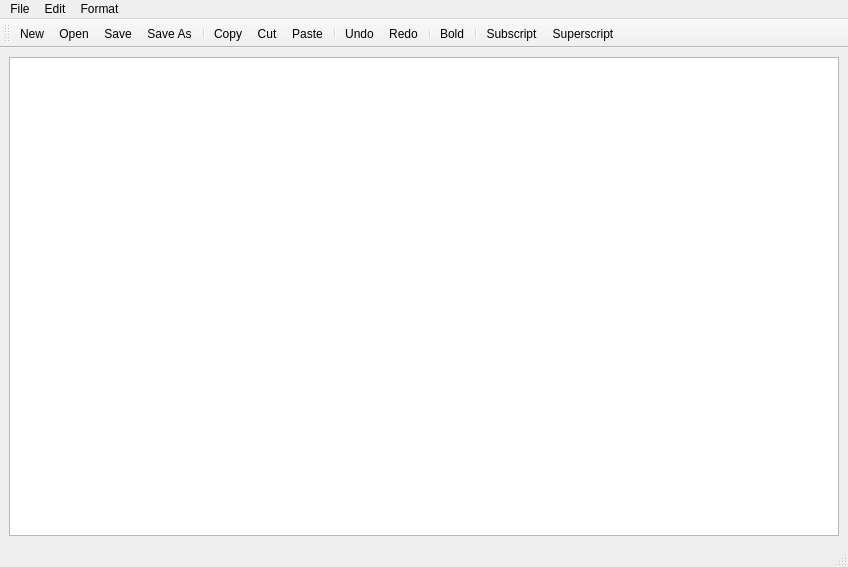
<?xml version="1.0" encoding="UTF-8"?>
<ui version="4.0">
 <class>MainWindow</class>
 <widget class="QMainWindow" name="MainWindow">
  <property name="geometry">
   <rect>
    <x>0</x>
    <y>0</y>
    <width>848</width>
    <height>567</height>
   </rect>
  </property>
  <property name="windowTitle">
   <string>MainWindow</string>
  </property>
  <widget class="QWidget" name="centralwidget">
   <layout class="QGridLayout" name="gridLayout">
    <item row="0" column="0">
     <widget class="QTextEdit" name="textEdit"/>
    </item>
   </layout>
  </widget>
  <widget class="QMenuBar" name="menubar">
   <property name="geometry">
    <rect>
     <x>0</x>
     <y>0</y>
     <width>848</width>
     <height>25</height>
    </rect>
   </property>
   <widget class="QMenu" name="menuFile">
    <property name="title">
     <string>File</string>
    </property>
    <addaction name="actionNew"/>
    <addaction name="actionOpen"/>
    <addaction name="separator"/>
    <addaction name="actionSave"/>
    <addaction name="actionSave_As"/>
   </widget>
   <widget class="QMenu" name="menuEdit">
    <property name="title">
     <string>Edit</string>
    </property>
    <addaction name="actionCopy"/>
    <addaction name="actionCut"/>
    <addaction name="actionPaste"/>
    <addaction name="separator"/>
    <addaction name="actionUndo"/>
    <addaction name="actionRedo"/>
   </widget>
   <widget class="QMenu" name="menuFormat">
    <property name="title">
     <string>Format</string>
    </property>
    <addaction name="actionBold"/>
    <addaction name="separator"/>
    <addaction name="actionSubscript"/>
    <addaction name="actionSuperscript"/>
   </widget>
   <addaction name="menuFile"/>
   <addaction name="menuEdit"/>
   <addaction name="menuFormat"/>
  </widget>
  <widget class="QStatusBar" name="statusbar"/>
  <widget class="QToolBar" name="toolBar">
   <property name="windowTitle">
    <string>toolBar</string>
   </property>
   <attribute name="toolBarArea">
    <enum>TopToolBarArea</enum>
   </attribute>
   <attribute name="toolBarBreak">
    <bool>false</bool>
   </attribute>
   <addaction name="actionNew"/>
   <addaction name="actionOpen"/>
   <addaction name="actionSave"/>
   <addaction name="actionSave_As"/>
   <addaction name="separator"/>
   <addaction name="actionCopy"/>
   <addaction name="actionCut"/>
   <addaction name="actionPaste"/>
   <addaction name="separator"/>
   <addaction name="actionUndo"/>
   <addaction name="actionRedo"/>
   <addaction name="separator"/>
   <addaction name="actionBold"/>
   <addaction name="separator"/>
   <addaction name="actionSubscript"/>
   <addaction name="actionSuperscript"/>
  </widget>
  <action name="actionNew">
   <property name="icon">
    <iconset>
     <normaloff>C:/Users/praty/Downloads/Icons/new-document.png</normaloff>
     <normalon>C:/Users/praty/Downloads/Icons/New.bmp</normalon>C:/Users/praty/Downloads/Icons/new-document.png</iconset>
   </property>
   <property name="text">
    <string>New</string>
   </property>
  </action>
  <action name="actionOpen">
   <property name="icon">
    <iconset>
     <normaloff>C:/Users/praty/Downloads/Icons/folder.png</normaloff>C:/Users/praty/Downloads/Icons/folder.png</iconset>
   </property>
   <property name="text">
    <string>Open</string>
   </property>
  </action>
  <action name="actionSave">
   <property name="icon">
    <iconset>
     <normaloff>C:/Users/praty/Downloads/Icons/diskette.png</normaloff>C:/Users/praty/Downloads/Icons/diskette.png</iconset>
   </property>
   <property name="text">
    <string>Save</string>
   </property>
  </action>
  <action name="actionSave_As">
   <property name="icon">
    <iconset>
     <normaloff>C:/Users/praty/Downloads/Icons/save-file.png</normaloff>C:/Users/praty/Downloads/Icons/save-file.png</iconset>
   </property>
   <property name="text">
    <string>Save As</string>
   </property>
  </action>
  <action name="actionCopy">
   <property name="icon">
    <iconset>
     <normaloff>C:/Users/praty/Downloads/Icons/copy.png</normaloff>C:/Users/praty/Downloads/Icons/copy.png</iconset>
   </property>
   <property name="text">
    <string>Copy</string>
   </property>
  </action>
  <action name="actionCut">
   <property name="icon">
    <iconset>
     <normaloff>C:/Users/praty/Downloads/Icons/scissors.png</normaloff>C:/Users/praty/Downloads/Icons/scissors.png</iconset>
   </property>
   <property name="text">
    <string>Cut</string>
   </property>
  </action>
  <action name="actionPaste">
   <property name="icon">
    <iconset>
     <normaloff>C:/Users/praty/Downloads/Icons/paste.png</normaloff>C:/Users/praty/Downloads/Icons/paste.png</iconset>
   </property>
   <property name="text">
    <string>Paste</string>
   </property>
  </action>
  <action name="actionUndo">
   <property name="icon">
    <iconset>
     <normaloff>C:/Users/praty/Downloads/Icons/undo.png</normaloff>C:/Users/praty/Downloads/Icons/undo.png</iconset>
   </property>
   <property name="text">
    <string>Undo</string>
   </property>
  </action>
  <action name="actionRedo">
   <property name="icon">
    <iconset>
     <normaloff>C:/Users/praty/Downloads/Icons/redo.png</normaloff>C:/Users/praty/Downloads/Icons/redo.png</iconset>
   </property>
   <property name="text">
    <string>Redo</string>
   </property>
  </action>
  <action name="actionBold">
   <property name="icon">
    <iconset>
     <normaloff>C:/Users/praty/Downloads/Icons/bold-text-option.png</normaloff>C:/Users/praty/Downloads/Icons/bold-text-option.png</iconset>
   </property>
   <property name="text">
    <string>Bold</string>
   </property>
  </action>
  <action name="actionSubscript">
   <property name="checked">
    <bool>false</bool>
   </property>
   <property name="icon">
    <iconset>
     <normaloff>C:/Users/praty/Downloads/Icons/subscript.png</normaloff>C:/Users/praty/Downloads/Icons/subscript.png</iconset>
   </property>
   <property name="text">
    <string>Subscript</string>
   </property>
  </action>
  <action name="actionSuperscript">
   <property name="icon">
    <iconset>
     <normaloff>C:/Users/praty/Downloads/Icons/superscript.png</normaloff>C:/Users/praty/Downloads/Icons/superscript.png</iconset>
   </property>
   <property name="text">
    <string>Superscript</string>
   </property>
   <property name="shortcutContext">
    <enum>Qt::WidgetWithChildrenShortcut</enum>
   </property>
  </action>
 </widget>
 <resources/>
 <connections/>
</ui>
